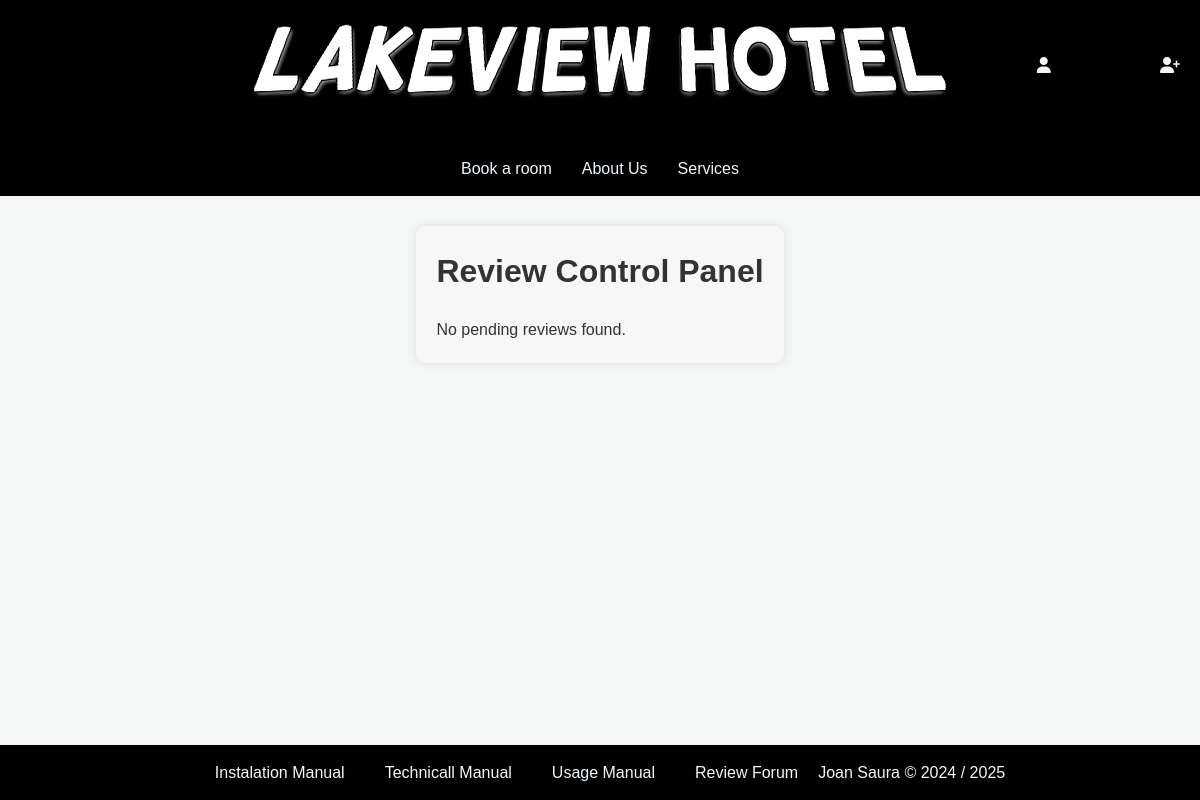
The app's page /files/forms/reviews/review_control_panel.php, older data.
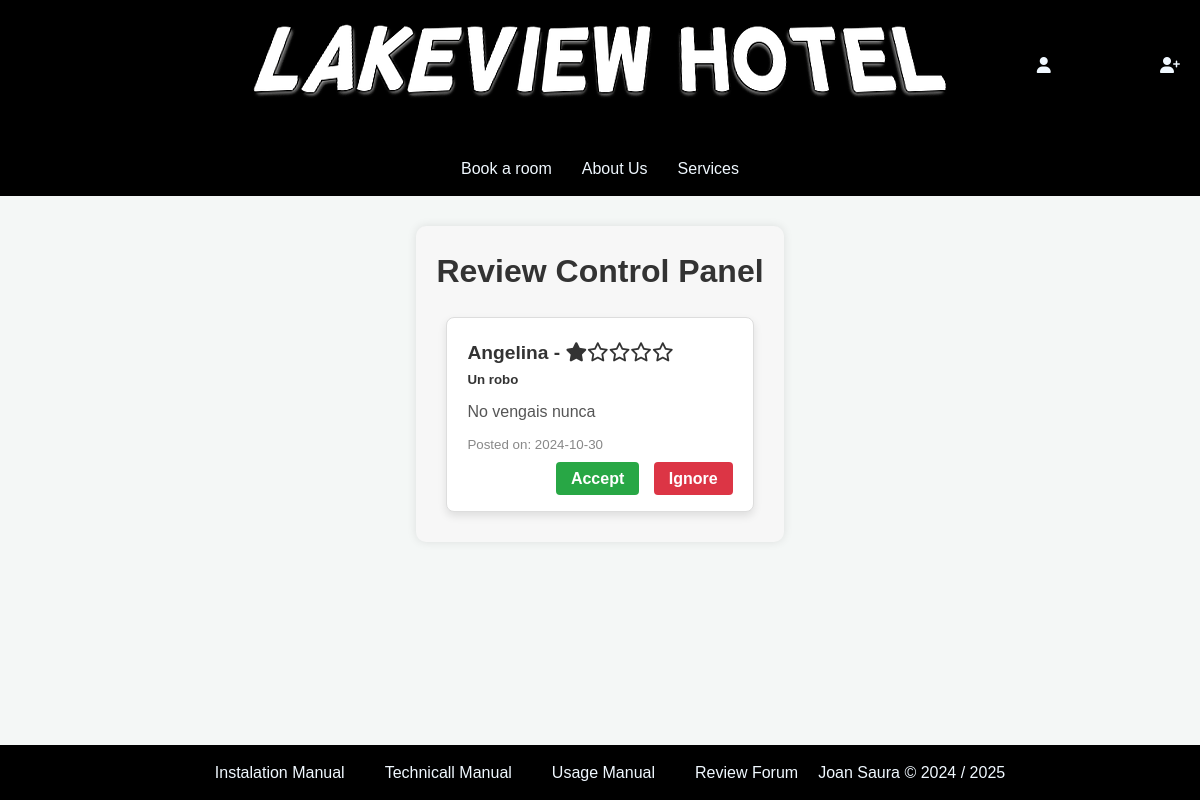
The same page, newer data.
### tables this page shows
CREATE TABLE IF NOT EXISTS `071_reviews` (
  `review_id` int(11) NOT NULL AUTO_INCREMENT,
  `user_id` int(11) NOT NULL,
  `customer_review` varchar(500) DEFAULT NULL,
  `customer_score` enum('1','2','3','4','5') DEFAULT NULL,
  `inserted_on` date DEFAULT NULL,
  `accepted` tinyint(1) DEFAULT NULL,
  `review_title` varchar(300) DEFAULT NULL,
  `reviewed` tinyint(1) DEFAULT 0,
  PRIMARY KEY (`review_id`),
  KEY `user_id` (`user_id`)
);

CREATE TABLE IF NOT EXISTS `071_users` (
  `user_id` int(11) NOT NULL AUTO_INCREMENT,
  `user_online` varchar(255) DEFAULT NULL,
  `user_password` varchar(255) DEFAULT NULL,
  `user_mail` varchar(255) DEFAULT NULL,
  `client_id` int(11) DEFAULT NULL,
  `employee_id` int(11) DEFAULT NULL,
  `user_role` enum('guest','customer','admin') NOT NULL DEFAULT 'guest',
  PRIMARY KEY (`user_id`),
  KEY `fk_client_id` (`client_id`),
  KEY `fk_employee_id` (`employee_id`)
);

### files/forms/reviews/review_control_panel.php (the view)
<?php
$root = $_SERVER['DOCUMENT_ROOT'];
include($root . '/student071/dwes/files/common-files/db_connection.php');
include($root . '/student071/dwes/files/functions/displayStars.php');
include($root . '/student071/dwes/files/common-files/header.php');
?>
<div id="review-control-panel">
    <h1>Review Control Panel</h1>
    <?php
    $query = "
        SELECT r.review_id, r.customer_review, r.customer_score, r.inserted_on, r.review_title, u.user_online
        FROM 071_reviews r
        JOIN 071_users u ON r.user_id = u.user_id
        WHERE r.accepted = 0 AND r.reviewed = 0
        ORDER BY r.inserted_on DESC
    ";
    $result = mysqli_query($conn, $query);
    if ($result && mysqli_num_rows($result) > 0) {
        while ($review = mysqli_fetch_assoc($result)) {
    ?>
            <div class="review-card">
                <h3><?php echo htmlspecialchars($review['user_online']); ?> - <?php echo displayStars($review['customer_score']); ?></h3>
                <h5><?php echo htmlspecialchars($review['review_title']); ?></h5>
                <p><?php echo htmlspecialchars($review['customer_review']); ?></p>
                <small>Posted on: <?php echo htmlspecialchars($review['inserted_on']); ?></small>
                <div class="review-actions">
                    <a href="/student071/dwes/files/querys/reviews/update_review_status.php?review_id=<?php echo $review['review_id']; ?>&action=accept" class="accept-button">Accept</a>
                    <a href="/student071/dwes/files/querys/reviews/ignore_review.php?review_id=<?php echo $review['review_id']; ?>" class="reject-button">Ignore</a>
                </div>
            </div>
    <?php
        }
    } else {
        echo "<p>No pending reviews found.</p>";
    }
    ?>
</div>
<?php
include($root . '/student071/dwes/files/common-files/footer.php');
?>

### files/functions/displayStars.php
<?php
function displayStars($rating) {
    $html = '';
    $rating = max(1, min(5, intval($rating)));
    for ($i = 1; $i <= 5; $i++) {
        if ($i <= $rating) {
            $html .= '<i class="fa fa-star gold"></i>';
        } else {
            $html .= '<i class="fa fa-star-o"></i>';
        }
    }
    return $html;
}
?>

Row changes from the older to the newer data that the page shows:
added 071_reviews: user.user_online "Angelina", customer_score "1" (drawn), review_title "Un robo", customer_review "No vengais nunca", inserted_on "2024-10-30"
Text that changed along with them:
text no longer shown: "No pending reviews found."
